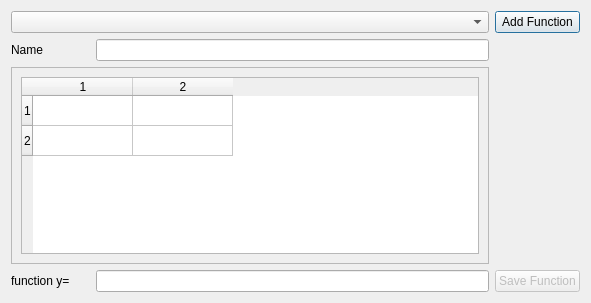
<?xml version="1.0" encoding="UTF-8"?>
<ui version="4.0">
 <class>fitmanager</class>
 <widget class="QDialog" name="functionmanager">
  <property name="geometry">
   <rect>
    <x>0</x>
    <y>0</y>
    <width>591</width>
    <height>303</height>
   </rect>
  </property>
  <property name="windowTitle">
   <string>Dialog</string>
  </property>
  <layout class="QGridLayout" name="gridLayout_2">
   <item row="1" column="1" colspan="5">
    <widget class="QLineEdit" name="name_val"/>
   </item>
   <item row="0" column="6">
    <widget class="QPushButton" name="new_button">
     <property name="text">
      <string>Add Function</string>
     </property>
    </widget>
   </item>
   <item row="3" column="6">
    <widget class="QPushButton" name="save_button">
     <property name="enabled">
      <bool>false</bool>
     </property>
     <property name="text">
      <string>Save Function</string>
     </property>
    </widget>
   </item>
   <item row="1" column="0">
    <widget class="QLabel" name="label_2">
     <property name="text">
      <string>Name</string>
     </property>
    </widget>
   </item>
   <item row="0" column="0" colspan="6">
    <widget class="QComboBox" name="combo_list"/>
   </item>
   <item row="2" column="0" colspan="6">
    <widget class="QScrollArea" name="scrollArea">
     <property name="widgetResizable">
      <bool>true</bool>
     </property>
     <widget class="QWidget" name="scrollAreaWidgetContents">
      <property name="geometry">
       <rect>
        <x>0</x>
        <y>0</y>
        <width>453</width>
        <height>184</height>
       </rect>
      </property>
      <layout class="QGridLayout" name="gridLayout">
       <item row="0" column="0">
        <widget class="QTableWidget" name="table_values">
         <property name="rowCount">
          <number>2</number>
         </property>
         <property name="columnCount">
          <number>2</number>
         </property>
         <row/>
         <row/>
         <column/>
         <column/>
        </widget>
       </item>
      </layout>
     </widget>
    </widget>
   </item>
   <item row="3" column="0">
    <widget class="QLabel" name="label">
     <property name="text">
      <string>function y=</string>
     </property>
    </widget>
   </item>
   <item row="3" column="1" colspan="5">
    <widget class="QLineEdit" name="string_val"/>
   </item>
  </layout>
 </widget>
 <resources/>
 <connections/>
</ui>
